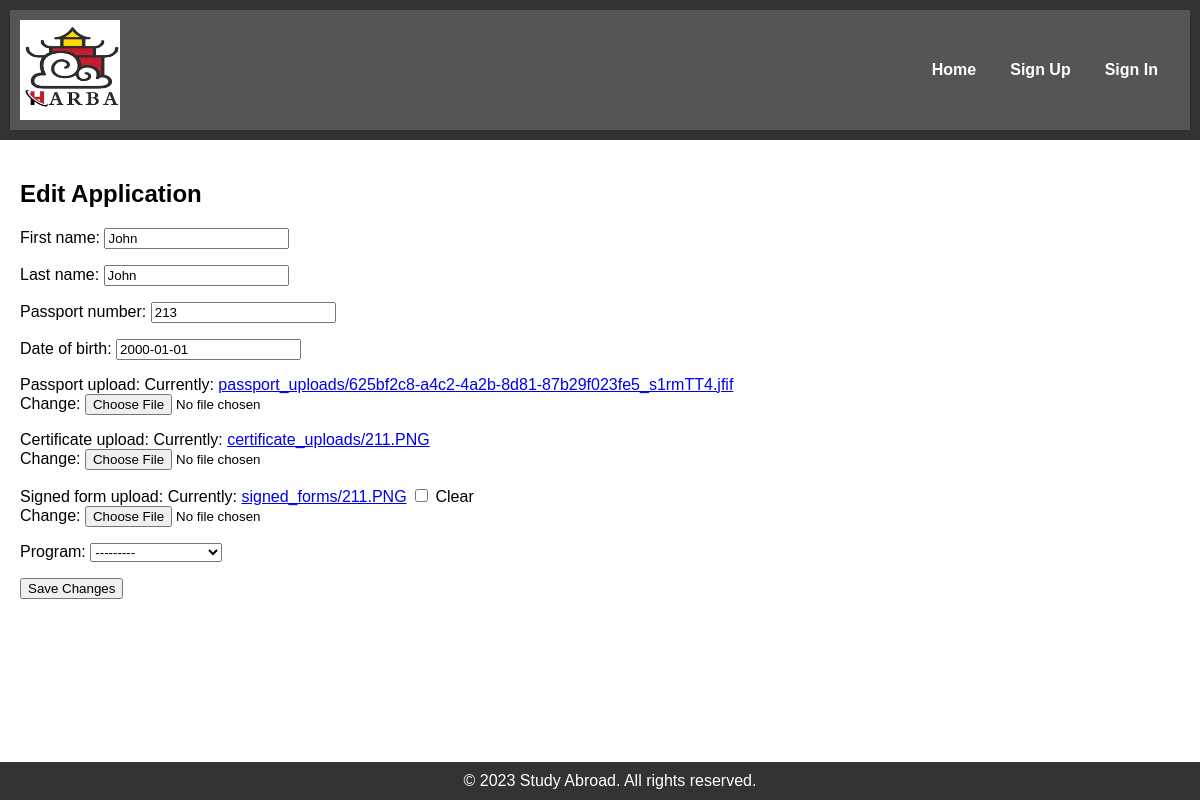
Page /edit_application/10/ on the committed database.
### study_abroad_app/models.py (models this page shows, shortened)
class Application(models.Model):
    user = models.ForeignKey(User, on_delete=models.CASCADE , default=1)
    first_name = models.CharField(max_length=255 ,  default='John')
    last_name = models.CharField(max_length=255,  default='John')
    passport_number = models.CharField(max_length=20,  default=0000)
    date_of_birth = models.DateField(default='2000-01-01')
    passport_upload = models.FileField(upload_to='passport_uploads/' , default='not uploaded')
    certificate_upload = models.FileField(upload_to='certificate_uploads/', default='not uploaded')
    motivation_statement = models.TextField()  # Add this field
    documents = models.FileField(upload_to='application_documents/')  # Add this field
    signed_form_upload = models.FileField(upload_to='signed_forms/', blank=True, null=True)
    user = models.ForeignKey(User, on_delete=models.CASCADE)
    STATUS_CHOICES = [
        ('pending', 'Pending'),
        ('approved', 'Approved'),
        ('rejected', 'Rejected'),
    ]
    status = models.CharField(max_length=20, choices=STATUS_CHOICES)

### study_abroad_app/views.py (the view)
# urls.py: path('edit_application/<int:application_id>/', views.edit_application, name='edit_application'),
def edit_application(request, application_id):
    application = get_object_or_404(Application, id=application_id)
    if request.method == 'POST':
        form = ApplicationForm(request.POST, instance=application)
        if form.is_valid():
            form.save()
            return redirect('check_files')
    else:
        form = ApplicationForm(instance=application)
    return render(request, 'study_abroad_app/edit_application.html', {'form': form, 'application': application})

### study_abroad_app/forms.py (shortened to what this page needs)
class ApplicationForm(forms.ModelForm):
    program = forms.ModelChoiceField(queryset=Program.objects.all(), label='Program')
    class Meta:
        model = Application
        fields = [ 'status','first_name', 'last_name', 'passport_number', 'date_of_birth', 'passport_upload', 'certificate_upload', 'signed_form_upload' , 'program']
        widgets = {
            'status': forms.HiddenInput(),  # Optional: Hide the status field in the form
        }
    def __init__(self, *args, **kwargs):
        super().__init__(*args, **kwargs)
        self.fields['status'].required = False

### study_abroad_app/models.py (called while the page is built)
    def __str__(self):
        return self.title

### study_abroad_app/templates/study_abroad_app/edit_application.html (shortened to what this page needs)
{% extends 'study_abroad_app/base.html' %}
{% block content %}
    <h2>Edit Application</h2>
    <form method="post" action="{% url 'edit_application' application.id %}" enctype="multipart/form-data">
        {{ form.as_p }}
        <button type="submit">Save Changes</button>
    </form>
{% endblock %}

### rows in the picture
Application: first_name "John", last_name "John", passport_number "213", date_of_birth "2000-01-01"
